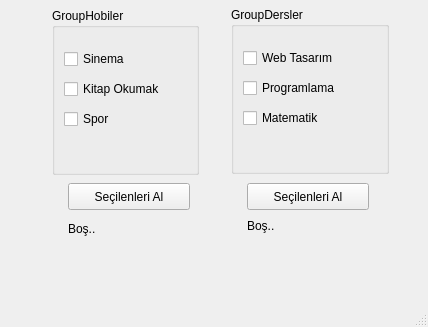
<?xml version="1.0" encoding="UTF-8"?>
<ui version="4.0">
 <class>MainWindow</class>
 <widget class="QMainWindow" name="MainWindow">
  <property name="geometry">
   <rect>
    <x>0</x>
    <y>0</y>
    <width>428</width>
    <height>327</height>
   </rect>
  </property>
  <property name="windowTitle">
   <string>MainWindow</string>
  </property>
  <widget class="QWidget" name="centralwidget">
   <widget class="QPushButton" name="btnHobilerSecilenleriAl">
    <property name="geometry">
     <rect>
      <x>68</x>
      <y>183</y>
      <width>122</width>
      <height>27</height>
     </rect>
    </property>
    <property name="text">
     <string>Seçilenleri Al</string>
    </property>
   </widget>
   <widget class="QLabel" name="lblResultHobiler">
    <property name="geometry">
     <rect>
      <x>68</x>
      <y>222</y>
      <width>118</width>
      <height>62</height>
     </rect>
    </property>
    <property name="text">
     <string>Boş..</string>
    </property>
    <property name="textFormat">
     <enum>Qt::PlainText</enum>
    </property>
    <property name="alignment">
     <set>Qt::AlignLeading|Qt::AlignLeft|Qt::AlignTop</set>
    </property>
   </widget>
   <widget class="QGroupBox" name="groupHobiler">
    <property name="geometry">
     <rect>
      <x>52</x>
      <y>8</y>
      <width>147</width>
      <height>167</height>
     </rect>
    </property>
    <property name="title">
     <string>GroupHobiler</string>
    </property>
    <widget class="QWidget" name="">
     <property name="geometry">
      <rect>
       <x>12</x>
       <y>37</y>
       <width>122</width>
       <height>91</height>
      </rect>
     </property>
     <layout class="QVBoxLayout" name="verticalLayout">
      <item>
       <widget class="QCheckBox" name="cbSinema">
        <property name="text">
         <string>Sinema</string>
        </property>
       </widget>
      </item>
      <item>
       <widget class="QCheckBox" name="cbKitapOkumak">
        <property name="text">
         <string>Kitap Okumak</string>
        </property>
       </widget>
      </item>
      <item>
       <widget class="QCheckBox" name="cbSpor">
        <property name="text">
         <string>Spor</string>
        </property>
       </widget>
      </item>
     </layout>
    </widget>
   </widget>
   <widget class="QGroupBox" name="groupDersler">
    <property name="geometry">
     <rect>
      <x>231</x>
      <y>7</y>
      <width>158</width>
      <height>167</height>
     </rect>
    </property>
    <property name="title">
     <string>GroupDersler</string>
    </property>
    <widget class="QWidget" name="layoutWidget">
     <property name="geometry">
      <rect>
       <x>12</x>
       <y>37</y>
       <width>132</width>
       <height>91</height>
      </rect>
     </property>
     <layout class="QVBoxLayout" name="verticalLayout_2">
      <item>
       <widget class="QCheckBox" name="cbWebTasarim">
        <property name="text">
         <string>Web Tasarım</string>
        </property>
       </widget>
      </item>
      <item>
       <widget class="QCheckBox" name="cbProgramlama">
        <property name="text">
         <string>Programlama</string>
        </property>
       </widget>
      </item>
      <item>
       <widget class="QCheckBox" name="cbMatematik">
        <property name="text">
         <string>Matematik</string>
        </property>
       </widget>
      </item>
     </layout>
    </widget>
   </widget>
   <widget class="QPushButton" name="btnDerslerSecilenleriAl">
    <property name="geometry">
     <rect>
      <x>247</x>
      <y>183</y>
      <width>122</width>
      <height>27</height>
     </rect>
    </property>
    <property name="text">
     <string>Seçilenleri Al</string>
    </property>
   </widget>
   <widget class="QLabel" name="lblResultDersler">
    <property name="geometry">
     <rect>
      <x>247</x>
      <y>219</y>
      <width>124</width>
      <height>62</height>
     </rect>
    </property>
    <property name="text">
     <string>Boş..</string>
    </property>
    <property name="textFormat">
     <enum>Qt::PlainText</enum>
    </property>
    <property name="alignment">
     <set>Qt::AlignLeading|Qt::AlignLeft|Qt::AlignTop</set>
    </property>
   </widget>
  </widget>
  <widget class="QMenuBar" name="menubar">
   <property name="geometry">
    <rect>
     <x>0</x>
     <y>0</y>
     <width>428</width>
     <height>21</height>
    </rect>
   </property>
  </widget>
  <widget class="QStatusBar" name="statusbar"/>
 </widget>
 <resources/>
 <connections/>
</ui>
